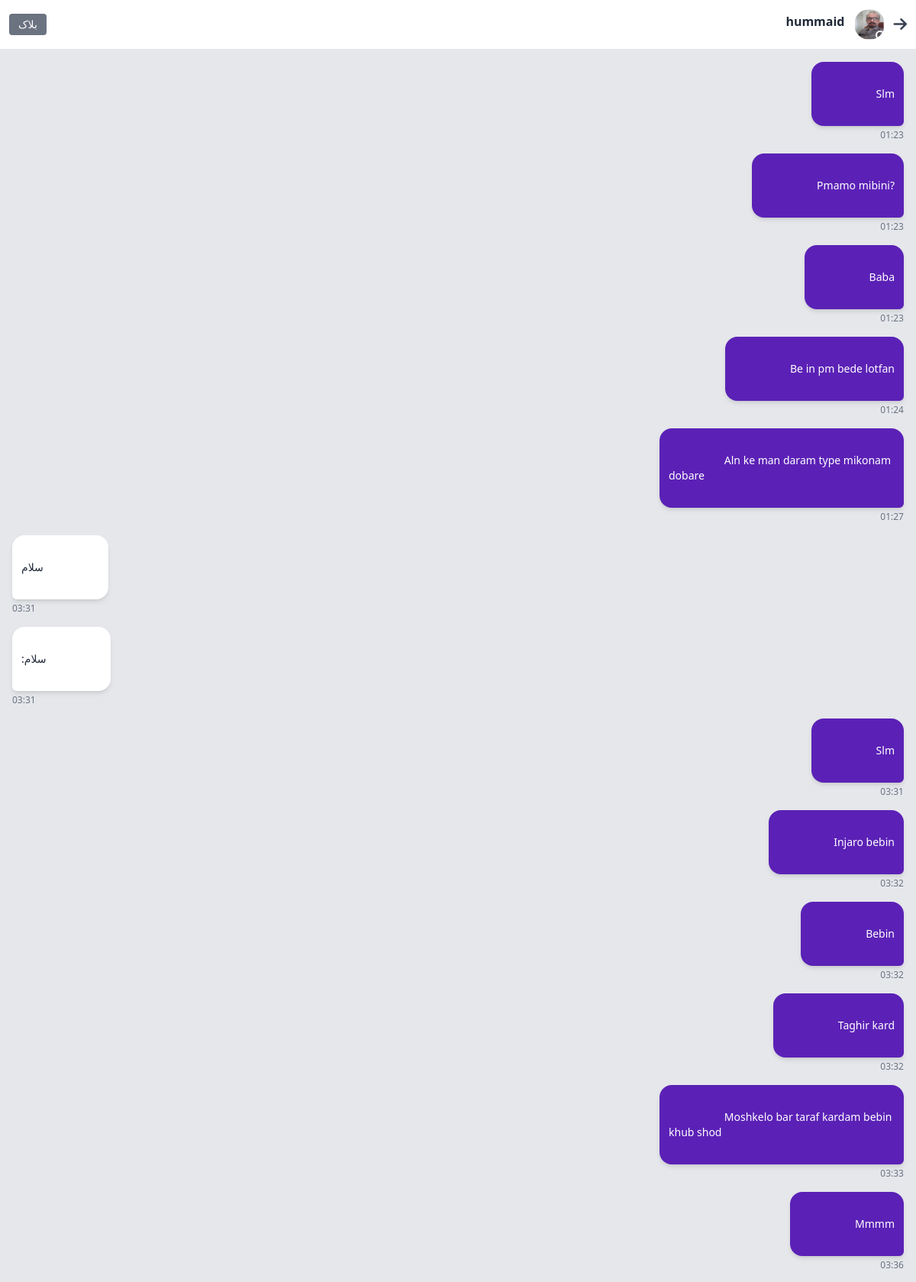
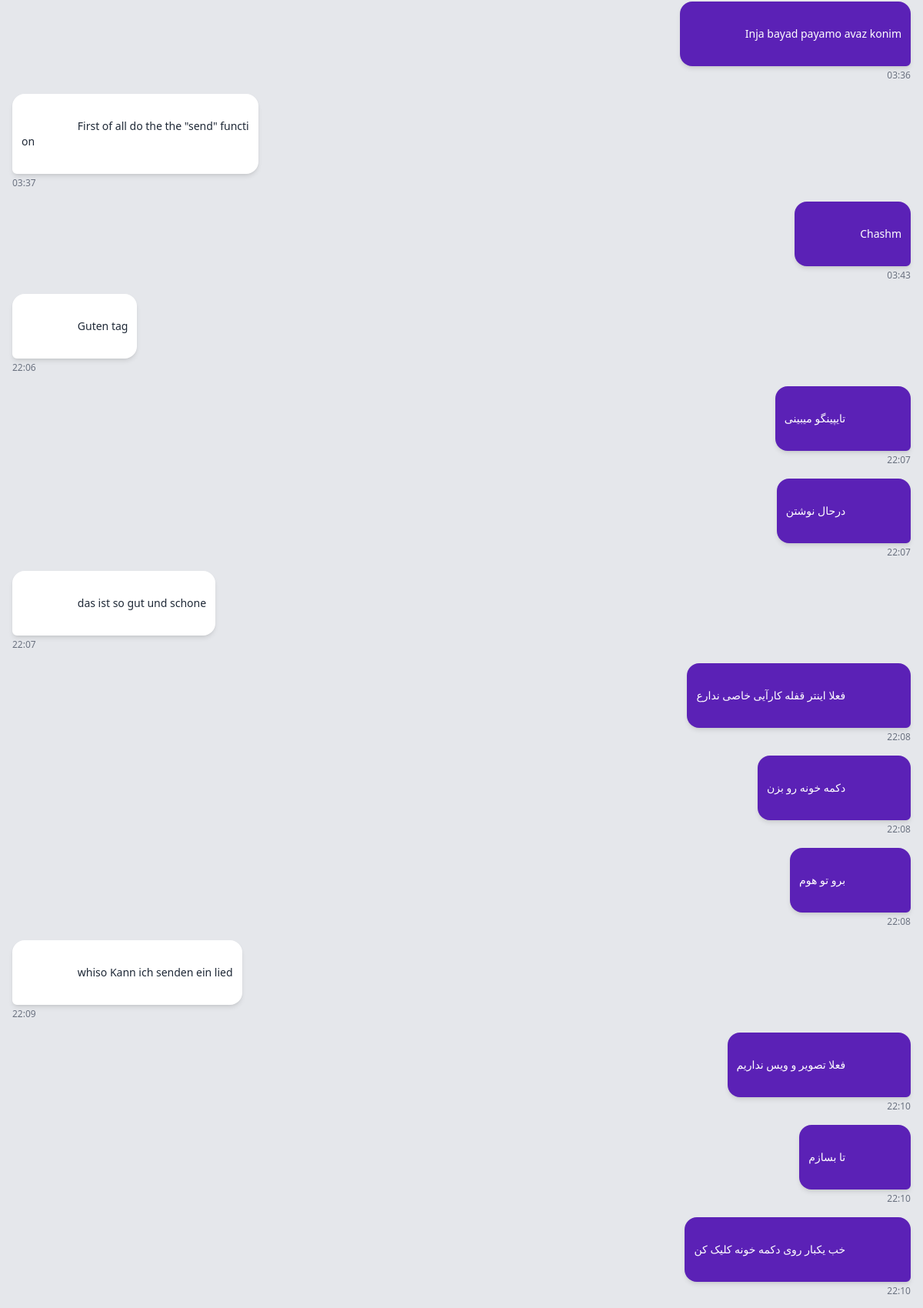
The app's page /chat/hummaid/ (signed in, upper part) with its own data (2 pictures, top to bottom).
### accounts/models.py (models this page shows, shortened)
class User(AbstractUser):
    last_seen = models.DateTimeField(null=True, blank=True)
    phone_regex = RegexValidator(
        regex=r'^\+98[0-9]{10}$',
        message="شماره تلفن باید با +98 شروع شده و شامل ۱۰ رقم بعدی باشد."
    )
    phone = models.CharField(
        max_length=13,
        unique=True,
        validators=[phone_regex],
        help_text="شماره تماس باید به فرمت +989123456789 باشد."
    )
    email_regex = RegexValidator(
        regex=r'^[a-zA-Z][a-zA-Z0-9_.]*@gmail\.com$',
        message="ایمیل باید با حروف انگلیسی شروع شده و دامنه @gmail.com داشته باشد."
    )
    email = models.EmailField(
        unique=True,
        validators=[email_regex],
        blank=True,
        null=True
    )
    username_regex = RegexValidator(
        regex=r'^[a-zA-Z][a-zA-Z0-9_.]*$',
        message="نام کاربری باید با حروف انگلیسی شروع شود و فقط شامل حروف، اعداد، نقطه و آندرلاین باشد."
    )
    username = models.CharField(
        max_length=50,
        unique=True,
        validators=[username_regex],
        blank=True,
        null=True,
        help_text="نام کاربری باید با حروف انگلیسی شروع شده و شامل اعداد، نقطه و آندرلاین باشد."
    )
    profile_photo = models.ImageField(
        upload_to='profile_pics/',
        default='profile_pics/person.png',
        null=True, blank=True,
        help_text="تصویر پروفایل خود را انتخاب کنید"
    )
    groups = models.ManyToManyField(Group, related_name="custom_user_set", blank=True)
    user_permissions = models.ManyToManyField(Permission, related_name="custom_user_permissions_set", blank=True)
    USERNAME_FIELD = 'phone'  # ورود با شماره تلفن
    REQUIRED_FIELDS = ['username', 'email']  # فیلدهای ضروری برای ثبت نام

### chatbox/models.py (models this page shows, shortened)
class Message(models.Model):
    chat = models.ForeignKey(Chat, on_delete=models.CASCADE, related_name="messages")
    sender = models.ForeignKey(settings.AUTH_USER_MODEL, on_delete=models.CASCADE)
    text = models.TextField()
    created_at = models.DateTimeField(auto_now_add=True)
    is_read = models.BooleanField(default=False)

### chatbox/views.py (the view)
# urls.py: path('chat/<str:username>/', views.chat_view, name='chat'),
@login_required
def chat_view(request, username):
    other_user = get_object_or_404(User, username=username)
    chat = Chat.objects.filter(
        Q(user1=request.user, user2=other_user) |
        Q(user2=request.user, user1=other_user)
    ).first()
    if not chat:
        chat = Chat.objects.create(user1=request.user, user2=other_user)
    is_blocked_by_me = BlockedUser.objects.filter(
        blocker=request.user, blocked=other_user
    ).exists()  # آیا من این کاربر رو بلاک کردم؟
    is_blocked_by_other = BlockedUser.objects.filter(
        blocker=other_user, blocked=request.user
    ).exists()  # آیا این کاربر من رو بلاک کرده؟
    is_blocked = is_blocked_by_me or is_blocked_by_other  # آیا کلاً بلاک وجود داره (از هر طرف)؟
    if not is_blocked:
        Message.objects.filter(
            chat=chat,
            sender=other_user,
            is_read=False
        ).update(is_read=True)
    messages = chat.messages.all().order_by('created_at')
    for message in messages:
        if message.created_at.tzinfo is None:
            message.created_at = timezone.make_aware(message.created_at, timezone.get_default_timezone())
        else:
            message.created_at = message.created_at.astimezone(timezone.get_default_timezone())
    context = {
        'other_user': other_user,
        'chat': chat,
        'messages': messages,
        'is_blocked': is_blocked,  # برای چک کردن کلی بلاک
        'is_blocked_by_me': is_blocked_by_me,  # برای دکمه‌ی بلاک/آنبلاک
        'is_blocked_by_other': is_blocked_by_other,  # برای نمایش پیام "شما بلاک شده‌اید"
    }
    return render(request, 'chatbox/chat.html', context)

### chatbox/templates/chatbox/chat.html (shortened to what this page needs)
{% load static %}
<!DOCTYPE html>
<html lang="fa">
<head>
    <link href="https://cdn.jsdelivr.net/npm/tailwindcss@2.2.19/dist/tailwind.min.css" rel="stylesheet">
    <link rel="stylesheet" href="https://cdnjs.cloudflare.com/ajax/libs/font-awesome/6.4.0/css/all.min.css">
</head>
<body class="flex flex-col h-screen bg-gray-100 font-sans" dir="rtl"
      data-username="{{ other_user.username }}"
      data-current-user="{{ request.user.username }}"
      data-is-blocked="{{ is_blocked|yesno:'true,false' }}"
      data-is-blocked-by-me="{{ is_blocked_by_me|yesno:'true,false' }}"
      data-is-blocked-by-other="{{ is_blocked_by_other|yesno:'true,false' }}">
    <header class="bg-white p-3 border-b border-gray-200 flex items-center justify-between">
        <a href="{% url 'home' %}" class="text-xl text-gray-700"><i class="fas fa-arrow-right"></i></a>
        <div class="flex items-center flex-1 mx-3">
            {% if is_blocked_by_other %}
                <div class="w-10 h-10 rounded-full bg-gray-300 flex items-center justify-center">
                    <span class="text-gray-500">بلاک شده</span>
                </div>
            {% else %}
                <div class="relative cursor-pointer" onclick="openProfileModal('{{ other_user.username }}')">
                    <img src="{{ other_user.profile_photo.url|default:'/static/default_profile.png' }}"
                         alt="{{ other_user.username }}" class="w-10 h-10 rounded-full ml-3">
                    <span id="user-status-indicator"
                          class="absolute bottom-0 right-0 w-3 h-3 rounded-full border-2 border-white"></span>
                </div>
            {% endif %}
            <div>
                <div class="text-base font-bold text-gray-800">{{ other_user.username }}</div>
                {% if not is_blocked_by_other %}
                    <div class="flex items-center gap-1" id="user-status">
                        <span class="status-dot w-2 h-2 rounded-full inline-block" id="user-status-dot"></span>
                    </div>
                {% endif %}
            </div>
        </div>
        <div class="flex gap-3" id="block-button-container">
            <button id="block-button"
                    class="text-sm bg-gray-500 text-white px-3 py-1 rounded hover:bg-gray-600 {% if is_blocked_by_me %}hidden{% endif %}">
                بلاک
            </button>
        </div>
    </header>
    <div id="chat-messages" class="flex flex-col flex-1 overflow-y-auto p-4 bg-gray-200">
        {% for message in messages %}
            <div class="message mb-4 flex flex-col {% if message.sender == request.user %}items-start{% else %}items-end{% endif %}"
                 data-message-id="{{ message.id }}"
                 data-is-read="{{ message.is_read|yesno:'true,false' }}">
                <div class="bubble max-w-xs p-3 rounded-2xl text-sm shadow-md {% if message.sender == request.user %}bg-purple-800 text-white rounded-br-md rounded-bl-2xl{% else %}bg-white text-gray-800 rounded-bl-md rounded-br-2xl{% endif %}">
                    {{ message.text }}
                </div>
                <div class="time flex gap-1 mt-1 text-xs text-gray-500 {% if message.sender == request.user %}justify-start{% else %}justify-end{% endif %}">
                    <span class="time-text">{{ message.created_at|date:"H:i" }}</span>
                </div>
            </div>
        {% empty %}
            <p class="no-messages text-center text-gray-500 p-5">هنوز پیامی وجود ندارد</p>
        {% endfor %}
    </div>
</body>
</html>

### chatbox/templates/chatbox/chat.html (style rules this page uses)
.message { animation: slideIn 0.3s ease-out forwards; }
.bubble { white-space: pre-wrap; word-break: break-all; overflow-wrap: break-word; unicode-bidi: isolate; }

### records on screen
User: profile_photo (picture), username "hummaid"
Message: text "Slm", created_at "01:23"
Message: text "Pmamo mibini?", created_at "01:23"
Message: text "Baba", created_at "01:23"
Message: text "Be in pm bede lotfan", created_at "01:24"
Message: text "Aln ke man daram type mikonam dobare", created_at "01:27"
Message: text "سلام", created_at "03:31"
Message: text "سلام:", created_at "03:31"
Message: text "Slm", created_at "03:31"
Message: text "Injaro bebin", created_at "03:32"
Message: text "Bebin", created_at "03:32"
Message: text "Taghir kard", created_at "03:32"
Message: text "Moshkelo bar taraf kardam bebin khub shod", created_at "03:33"
Message: text "Mmmm", created_at "03:36"
Message: text "Inja bayad payamo avaz konim", created_at "03:36"
Message: text "First of all do the the \"send\" function", created_at "03:37"
Message: text "Chashm", created_at "03:43"
Message: text "Guten tag", created_at "22:06"
Message: text "تایپینگو میبینی", created_at "22:07"
Message: text "درحال نوشتن", created_at "22:07"
Message: text "das ist so gut und schone", created_at "22:07"
Message: text "فعلا اینتر قفله کارآیی خاصی ندارع", created_at "22:08"
Message: text "دکمه خونه رو بزن", created_at "22:08"
Message: text "برو تو هوم", created_at "22:08"
Message: text "whiso Kann ich senden ein lied", created_at "22:09"
Message: text "فعلا تصویر و ویس نداریم", created_at "22:10"
Message: text "تا بسازم", created_at "22:10"
Message: text "خب یکبار روی دکمه خونه کلیک کن", created_at "22:10"
